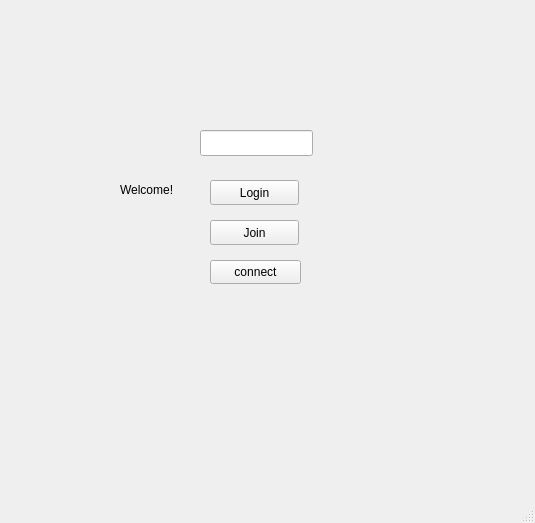
<?xml version="1.0" encoding="UTF-8"?>
<ui version="4.0">
 <class>MainWindow</class>
 <widget class="QMainWindow" name="MainWindow">
  <property name="geometry">
   <rect>
    <x>0</x>
    <y>0</y>
    <width>535</width>
    <height>523</height>
   </rect>
  </property>
  <property name="windowTitle">
   <string>MainWindow</string>
  </property>
  <property name="layoutDirection">
   <enum>Qt::LeftToRight</enum>
  </property>
  <widget class="QWidget" name="centralwidget">
   <widget class="QPushButton" name="connectButton">
    <property name="geometry">
     <rect>
      <x>210</x>
      <y>260</y>
      <width>91</width>
      <height>24</height>
     </rect>
    </property>
    <property name="text">
     <string>connect</string>
    </property>
   </widget>
   <widget class="QLabel" name="status_label">
    <property name="geometry">
     <rect>
      <x>120</x>
      <y>180</y>
      <width>281</width>
      <height>20</height>
     </rect>
    </property>
    <property name="layoutDirection">
     <enum>Qt::LeftToRight</enum>
    </property>
    <property name="text">
     <string>Welcome!</string>
    </property>
   </widget>
   <widget class="QLineEdit" name="ID_Edit">
    <property name="geometry">
     <rect>
      <x>200</x>
      <y>130</y>
      <width>113</width>
      <height>26</height>
     </rect>
    </property>
   </widget>
   <widget class="QPushButton" name="LoginButton">
    <property name="geometry">
     <rect>
      <x>210</x>
      <y>180</y>
      <width>89</width>
      <height>25</height>
     </rect>
    </property>
    <property name="text">
     <string>Login</string>
    </property>
   </widget>
   <widget class="QPushButton" name="JoinButton">
    <property name="geometry">
     <rect>
      <x>210</x>
      <y>220</y>
      <width>89</width>
      <height>25</height>
     </rect>
    </property>
    <property name="text">
     <string>Join</string>
    </property>
   </widget>
  </widget>
  <widget class="QMenuBar" name="menubar">
   <property name="geometry">
    <rect>
     <x>0</x>
     <y>0</y>
     <width>535</width>
     <height>22</height>
    </rect>
   </property>
  </widget>
  <widget class="QStatusBar" name="statusbar"/>
 </widget>
 <resources/>
 <connections/>
</ui>
